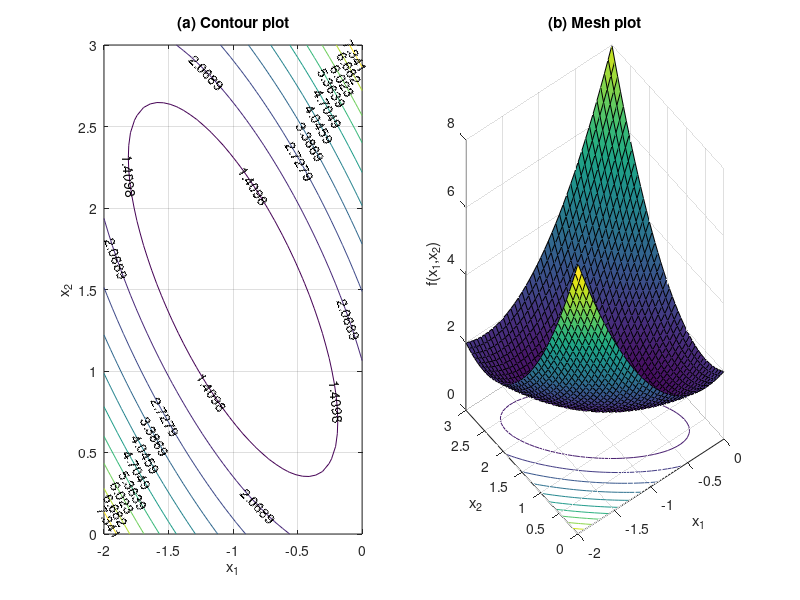

Write the MATLAB code that produced this figure.
%201602057 Junkyu-Limm
x=linspace(-2,0,40);y=linspace(0,3,40);
[X,Y] = meshgrid(x,y);
Z=2+X-Y+2*X.^2+2*X.*Y+Y.^2;
subplot(1,2,1);
cs=contour(X,Y,Z);clabel(cs);
xlabel('x_1');ylabel('x_2');
title('(a) Contour plot');grid;
subplot(1,2,2);
cs=surfc(X,Y,Z);
zmin=floor(min(Z));
zmax=ceil(max(Z));
xlabel('x_1');ylabel('x_2');zlabel('f(x_1,x_2)');
title('(b) Mesh plot');